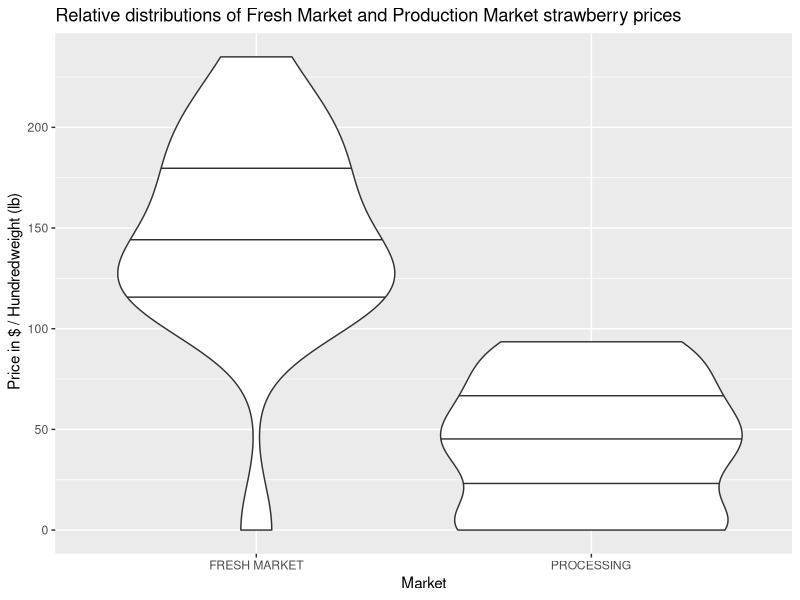

This chart was generated by the following R code:
## ---- chunk 1

#Loading the libraries we shall need
library(knitr)
library(tidyverse)
library(stringr)
library(ggplot2)

strwb_survey<- read.csv("strwb_survey.csv", header = TRUE)

#Extracting the data relevant to chemicals using the Pesticide or Market Column

strwb_survey_c<- strwb_survey |> filter(Pesticide_or_Market == " BEARING - APPLICATIONS")
strwb_mkt<- strwb_survey |> filter(Pesticide_or_Market != " BEARING - APPLICATIONS")
## ---- chunk 2
strwb_mkt |> distinct(Price_or_Weight.)

strwb_mkt <- strwb_mkt |> rename(PriceProduction = Price_or_Weight.)
## ---- chunk 3

#Getting Price or Production values
strwb_mkt$PriceProduction<-ifelse(is.na(strwb_mkt$PriceProduction)==FALSE,
                                   strwb_mkt$PriceProduction,
  ifelse(str_detect(strwb_mkt$Pesticide_or_Market,"PRODUCTION")==TRUE |
    str_detect(strwb_mkt$Measurement_Unit,"PRODUCTION")==TRUE,"PRODUCTION",
  ifelse(str_detect(strwb_mkt$Pesticide_or_Market,"PRICE RECEIVED")==TRUE |       str_detect(strwb_mkt$Measurement_Unit,"PRICE RECEIVED")==TRUE,
         "PRICE RECEIVED",strwb_mkt$PriceProduction)))

#Changing the name of Pesticide or Market

strwb_mkt<- strwb_mkt |> rename(
                                Purpose = Pesticide_or_Market
)

## ---- chunk 4
strwb_mkt$Measurement_Unit<- ifelse(is.na(strwb_mkt$Measurement_Unit),
                                    strwb_mkt$Purpose,strwb_mkt$Measurement_Unit)
strwb_mkt$Purpose<- str_replace(strwb_mkt$Purpose,"- PRICE RECEIVED","")
strwb_mkt$Purpose<- str_replace(strwb_mkt$Purpose,"- PRODUCTION","")

strwb_mkt$Purpose<- ifelse(str_detect(strwb_mkt$Purpose,"MEASURED")==TRUE, "AGGREGATE",
                           strwb_mkt$Purpose)

strwb_mkt$Aggregate_type<- ifelse(strwb_mkt$Purpose == "Aggregate", 
                                  strwb_mkt$Measurement_Unit,
                                  strwb_mkt$Aggregate_type)
## ---- chunk 5

a<- strwb_mkt$Measurement_Unit[which(str_detect(strwb_mkt$Measurement_Unit,"MEASURED")==FALSE)]
b<- strwb_mkt$Aggregate_type[which(str_detect(strwb_mkt$Measurement_Unit,"MEASURED")==FALSE)]

strwb_mkt$Aggregate_type[which(str_detect(strwb_mkt$Measurement_Unit,"MEASURED")==FALSE)]<- a
strwb_mkt$Measurement_Unit[which(str_detect(strwb_mkt$Measurement_Unit,"MEASURED")==FALSE)]<- b

#Casting all non numeric values as NA
strwb_mkt$Value<- suppressWarnings(as.numeric(strwb_mkt$Value))
## ---- chunk 6
#Getting the Chemical Type and putting it into its own column
strwb_survey_chem1 <- strwb_survey_c |> mutate(`Chemical Type` = 
                                               str_sub(Domain,str_locate(Domain,"CHEMICAL,")[,2]+1,),
                                             .after= Domain.Category)

#Extracting Chemical Name into a column
strwb_survey_chem1<- strwb_survey_chem1 |> mutate(`Chemical Name`=
                                                    str_sub(Domain.Category,
                                                    str_locate(Domain.Category,":")[,2]+3,
                                                    str_locate(Domain.Category,"=")[,1]-2),
                                                  .after = `Chemical Type`)
#Extracting Chemical ID into a column
strwb_survey_chem1<- strwb_survey_chem1 |> mutate(`Chemical ID`=
                                                    str_sub(Domain.Category,-7), .after= `Chemical Name`)
strwb_survey_chem1$`Chemical ID`<- str_sub(strwb_survey_chem1$`Chemical ID`,1,-2)
strwb_survey_chem1$`Chemical ID`<- ifelse(strwb_survey_chem1$Domain=="TOTAL",NA,strwb_survey_chem1$`Chemical ID`)
strwb_survey_chem1$`Chemical ID`<- ifelse(str_detect(strwb_survey_chem1$Domain.Category,"TOTAL")==TRUE,NA,strwb_survey_chem1$`Chemical ID`)
strwb_survey_chem1$`Chemical ID`<- str_replace(strwb_survey_chem1$`Chemical ID`,"=","")
strwb_survey_chem1$`Chemical ID`<- str_trim(strwb_survey_chem1$`Chemical ID`, side = 'both')

strwb_survey_chem<- strwb_survey_chem1
## ---- chunk 7
#Creating a list of distinct chemical names in the dataset, their ids
chemical_list<- strwb_survey_chem |> filter(is.na(`Chemical Name`)!=TRUE) |>
                distinct(`Chemical Name`,.keep_all = TRUE)|> 
                select(`Chemical Name`,`Chemical ID`)

#Finding the CAS numbers corresponding to each chemical:

CAS_no<- c("131860-33-8","","","","","","1219521-95-5","1303-96-4","188425-85-6",
           "","133-06-2","20543-04-8","180409-60-3","121552-61-2","119446-68-3",
           "126833-17-8","131341-86-1","658066-35-4","907204-31-3","39148-24-8",
           "875915-78-9","70630-17-0","13492-26-7","88671-89-0","183675-82-3",
           "146659-78-1","	298-14-6","60207-90-1","	175013-18-0","53112-28-0",
           "878790-59-1","","7704-34-9","112281-77-3","23564-05-8","137-26-8",
           "141517-21-7","68694-11-1","128639-02-1","103361-09-7","38641-94-0",
           "70901-12-1","15299-99-7","42874-03-3","1910-42-5","	40487-42-1",
           "71751-41-2","57960-19-7","135410-20-7","108168-76-9","63428-82-0",
           "149877-41-8","82657-04-3","68038-71-1","68038-71-1","68038-71-1",
           "68038-71-1","68038-71-1","69327-76-0","","120962-03-0","500008-45-7",
           "","736994-63-1","400882-07-7","333-41-5","153233-91-1","13356-08-6",
           "39515-41-8","134098-61-6","158062-67-0","951659-40-8","","78587-05-0",
           "138261-41-3","121-75-5","161050-58-4","300-76-5","8002-65-1","947173-77-5",
           "116714-46-6","64742-89-8","51-03-6","67701-09-1","8003-34-7","96489-71-3",
           "95737-68-1","935545-74-7","131929-60-7","283594-90-1","153719-23-4",
           "135158-54-2","334-48-5","124-07-2","8023-77-6","76-06-2","542-75-6",
           "76674-21-0","8000-78-0","7722-84-1","10045-86-0","137-41-7","8012-95-1",
           "","79-21-0","1312-76-1","","","1228284-64-7","99129-21-2","14215-52-2",
           "87674-68-8","81406-37-3","100784-20-1","145701-23-1","63-25-2","120928-09-8",
           "946578-00-3","525-79-1","16672-87-0","133-32-4","","20427-59-2","67892-31-3",
           "77182-82-2","	122836-35-5","2921-88-2","8001-22-7","1315501-18-8","","",
           "68038-71-1","","108-62-3","137-42-8","","1332-65-6","2439-10-3","66332-96-5",
           "2008-39-1","32341-80-3","52315-07-8","68424-85-1","32426-11-2","5538-94-3",
           "7173-51-5","36734-19-7","155569-91-8","91465-08-6","203313-25-1","57-06-7",
           "624-92-0","1317-39-1","63718-65-0","272451-65-7","74-83-9","1897-45-6",
           "120116-88-3","8018-01-7","115-29-7","404-86-4","",	"57754-85-5","122-34-9",
           "5902-51-2","15708-41-5","81777-89-1")

chemical_list$CAS_no<- CAS_no

## ---- chunk 8
#Reading in UN information on hazards by CAS number
library(readxl)
hazards <- read_xlsx("WHO_codes.xlsx")
hazards$CAS_no <- str_trim(str_sub(hazards$CAS,1,str_locate(hazards$CAS," ")[,2]),"both")

codes<- hazards$CAS_no

hazards$Toxicity<- str_sub(hazards$CAS, str_locate(hazards$CAS,
                    fixed(hazards$CAS_no))[,2],)

hazards$Toxicity <- str_match(hazards$Toxicity, " \\s*(.*?)\\s* ")[,2]

hazards<- hazards |> select(-CAS)

hazards$Hazard <- ifelse(hazards$Toxicity=="Ia","Extremely hazardous",
                  ifelse(hazards$Toxicity=="Ib","Highly hazardous",
                  ifelse(hazards$Toxicity=="II","Moderately hazardous",
                  ifelse(hazards$Toxicity=="III", "Slightly hazardous",
                  ifelse(hazards$Toxicity =="U","Not acutely hazardous",
                  ifelse(hazards$Toxicity=="FM","Fumigant","Obsolete"))))))

hazard_info<- merge(x =chemical_list,y=hazards,by="CAS_no", x.chemical_list=TRUE)

#adding in a few chemicals whose codes were missing by hand

hazard_info<-rbind(hazard_info,c("20543-04-8","COPPER OCTANOATE","	
23306","U","Not acutely hazardous"))

hazard_info<-rbind(hazard_info,c("2180409-60-3","	
CYFLUFENAMID","555550","U","Not acutely hazardous"))

hazard_info<-rbind(hazard_info,c("121552-61-2","CYPRODINIL","	
288202","U","Not acutely hazardous"))

hazard_info<-rbind(hazard_info,c("70630-17-0","	
MEFENOXAM","113502","III","Slightly hazardous"))

hazard_info<-rbind(hazard_info,c("","PAECILOMYCES FUMOSOR","115002","U",
                                 "Not acutely hazardous"))


strwb_chem_info<- merge(x=strwb_survey_chem,y=hazard_info, by= "Chemical Name", 
                        all.x=TRUE)

strwb_chem_info$Value <- suppressWarnings(as.numeric(strwb_chem_info$Value))
strwb_chem_info$Value <- ifelse(strwb_chem_info$Value == "	
(NA)", NA,strwb_chem_info$Value)
## ---- chunk 9
#We are going to filter our data set so we look only at those entries for which we have hazard information

chem<- strwb_chem_info |> filter(is.na(Hazard)!=TRUE)

#Data with the aggregate type = AVG. What does AVG actually show us?

avg_chem <- chem |> filter(Aggregate_type==" AVG")
non_avg_chem <- chem |> filter(is.na(Aggregate_type)==TRUE)
## ---- chunk 10
# There are a lot of NA values in this dataset. Let's remove them and see what we get from the rest:
mkt_eda<- strwb_mkt |> filter(is.na(Value)==FALSE)

#Looking at prices per cwt:

prices<- mkt_eda |> filter( Measurement_Unit == " MEASURED IN $ / CWT") |>
  filter(Purpose != "AGGREGATE") |> 
  group_by(Purpose)

ggplot(prices, aes(Purpose, Value))+
  geom_violin(draw_quantiles = c(0.25,0.5,0.75))+
  labs(
    title="Relative distributions of Fresh Market and Production Market strawberry prices",
    x="Market", y=" Price in $ / Hundredweight (lb)"
  )
  
